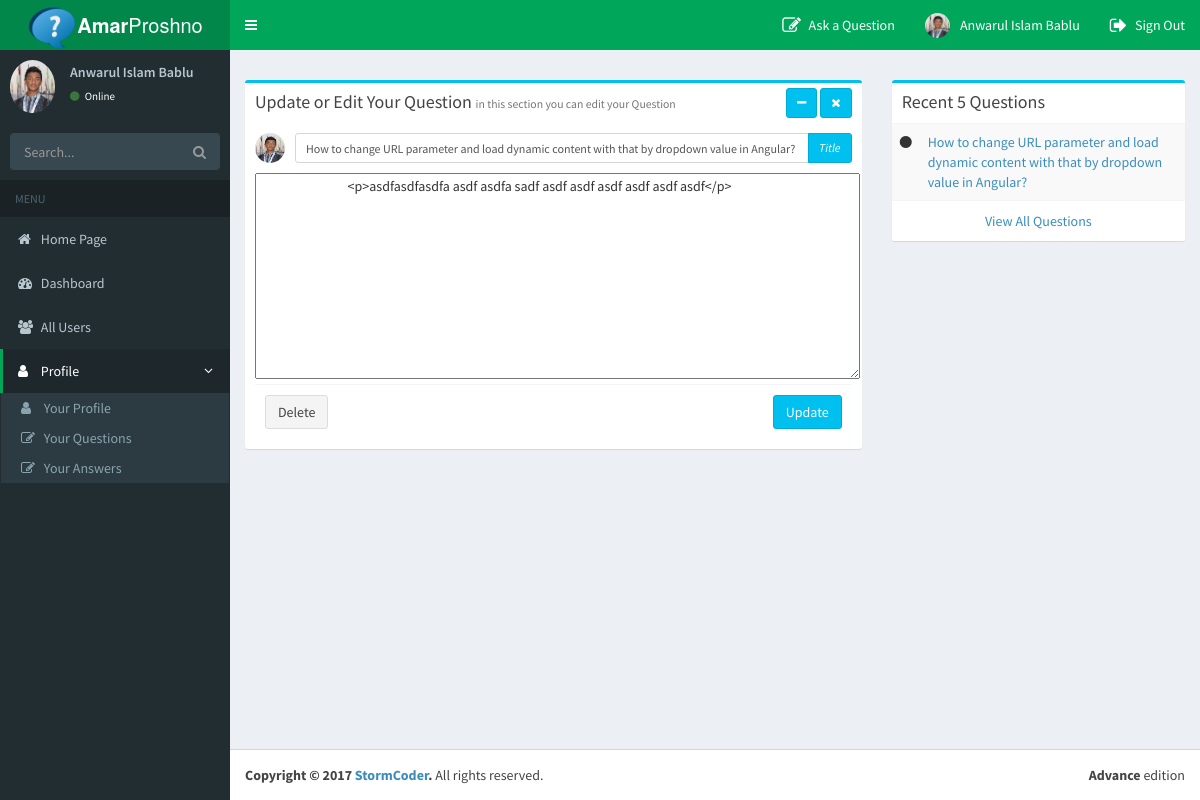
The app's page /quedit.php?quid=1 (signed in) with its own data.
### tables this page shows
CREATE TABLE `questions` (
  `id` int(11) NOT NULL,
  `user_id` int(11) NOT NULL,
  `title` varchar(200) NOT NULL,
  `description` mediumtext NOT NULL,
  `created_at` datetime NOT NULL
);

CREATE TABLE `users` (
  `id` int(11) NOT NULL,
  `first_name` text NOT NULL,
  `middle_name` text NOT NULL,
  `last_name` text NOT NULL,
  `email` varchar(50) NOT NULL,
  `password` varchar(20) NOT NULL,
  `created_at` datetime NOT NULL,
  `hobby` varchar(50) NOT NULL,
  `photo` varchar(50) NOT NULL,
  `is_admin` int(11) NOT NULL,
  `gender` text NOT NULL,
  `interest` text NOT NULL,
  `date_of_birth` date NOT NULL
);

### src/question/question.php (called while the page is built, shortened)
<?php
class question
{
    private $dbuser = 'root';
    private $dbname = 'mysql:host=localhost;dbname=amarproshno';
    private $dbpass = '';
    public function getQuestionSidebar()
    {
        $pdo = new PDO($this->dbname, $this->dbuser, $this->dbpass);
        $query = "SELECT * FROM questions ORDER BY id DESC LIMIT 5";
        $stmt = $pdo->prepare($query);
        $stmt->execute();
        $data = $stmt->fetchAll();
        return $data;
    }
    public function show($id = '')
    {
        $pdo = new PDO($this->dbname, $this->dbuser, $this->dbpass);
        $query = "SELECT users.photo, users.first_name, users.middle_name, users.last_name, questions.* FROM users LEFT JOIN questions ON users.id=questions.user_id WHERE questions.id=$id";
        $stmt = $pdo->prepare($query);
        $stmt->execute();
        $data = $stmt->fetch();
        return $data;
    }
}

### quedit.php (the view, shortened to what this page needs)
<?php
$obj = new question();
$data = $obj->show($_GET['quid']);
?>
<!DOCTYPE html>
<html>
<head>
    <?php include("header.php") ?>
</head>
<body class="hold-transition skin-green sidebar-mini">
<div class="wrapper">
    <?php include("navbar.php") ?>
    <?php include("sidebar.php") ?>
    <div class="content-wrapper">
        <section class="content-header">
        </section>
        <section class="content">
            <div class="row">
                <div class="col-md-8">
                    <div class="box box-info">
                        <div class="box-header">
                            <h3 class="box-title">Update or Edit Your Question
                                <small>in this section you can edit your Question</small>
                            </h3>
                            <div class="pull-right box-tools">
                                <button type="button" class="btn btn-info btn-sm" data-widget="collapse"
                                        data-toggle="tooltip" title="Collapse">
                                    <i class="fa fa-minus"></i></button>
                                <button type="button" class="btn btn-info btn-sm" data-widget="remove"
                                        title="Remove">
                                    <i class="fa fa-times"></i></button>
                            </div>
                        </div>
                        <div class="box-body pad">
                            <form action="views/question/update.php" method="post">
                                <img class="img-responsive img-circle img-sm" src="<?php echo $data['photo']; ?>" alt="image">
                                <div class="img-push">
                                    <div style="padding-bottom: 10px;"
                                         class="input-group input-group-sm">
                                        <input type="text" name="title" value="<?php echo $data['title']; ?>"
                                               placeholder="Enter your Question title"
                                               class="form-control">
                                        <span class="input-group-btn">
                      <i class="btn btn-info btn-flat">Title</i>
                    </span>
                                    </div>
                                </div>
                                <textarea id="editor1" name="description" rows="10" cols="80" ">
                                <?php echo $data['description']; ?>
                                </textarea>
                                <div class="box-footer">
                                    <a href="views/question/delete.php?101010101010101010101010101010="<?php echo $data['id']; ?> type="button" class="btn btn-default">Delete
                                    </a>
                                    <button type="submit" class="btn btn-info pull-right">Update</button>
                                </div>
                            </form>
                        </div>
                    </div>
                </div>
                <div class="col-md-4">
                    <?php include("rightbar.php") ?>
                </div>
            </div>
        </section>
    </div>
    <?php include("footer.php") ?>
</div>
</body>
</html>

### rightbar.php (shortened to what this page needs)
<?php
$obj = new question();
$sidequ = $obj->getQuestionSidebar();
?>
<div class="box box-info">
    <div class="box-header">
        <h3 class="box-title">Recent 5 Questions</h3>
    </div>
    <div class="box-body no-padding">
        <table class="table table-striped">
            <tbody>
            <?php foreach ($sidequ as $side) { ?>
                <tr>
                    <td><i class="fa fa-circle"></i></td>
                    <td><a href="show.php?id=<?php echo $side['id']; ?>"><?php echo $side['title']; ?></a></td>
                </tr>
            <?php } ?>
            </tbody>
        </table>
        <div class="box-footer text-center">
            <a href="allQuestions.php" class="uppercase">View All Questions</a>
        </div>
    </div>
</div>

### records on screen
questions: user.photo (placeholder picture), title "How to change URL parameter and load dynamic content with that by dropdown value in Angular?", description "<p>asdfasdfasdfa asdf asdfa sadf asdf asdf asdf asdf asdf asdf</p>"

### other values on screen
$_SESSION['user']['first_name'] "Anwarul"
$_SESSION['user']['middle_name'] "Islam"
$_SESSION['user']['last_name'] "Bablu"
